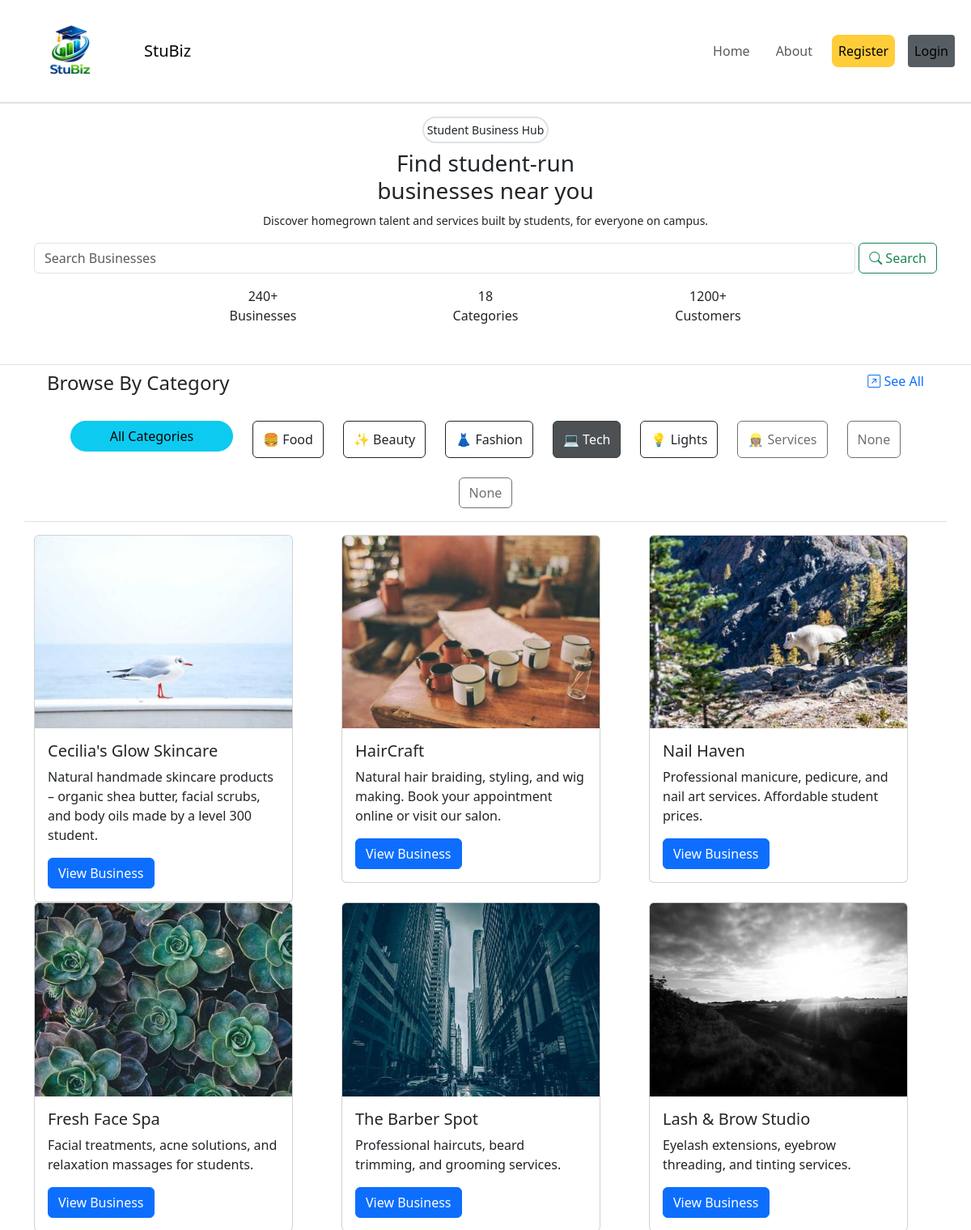
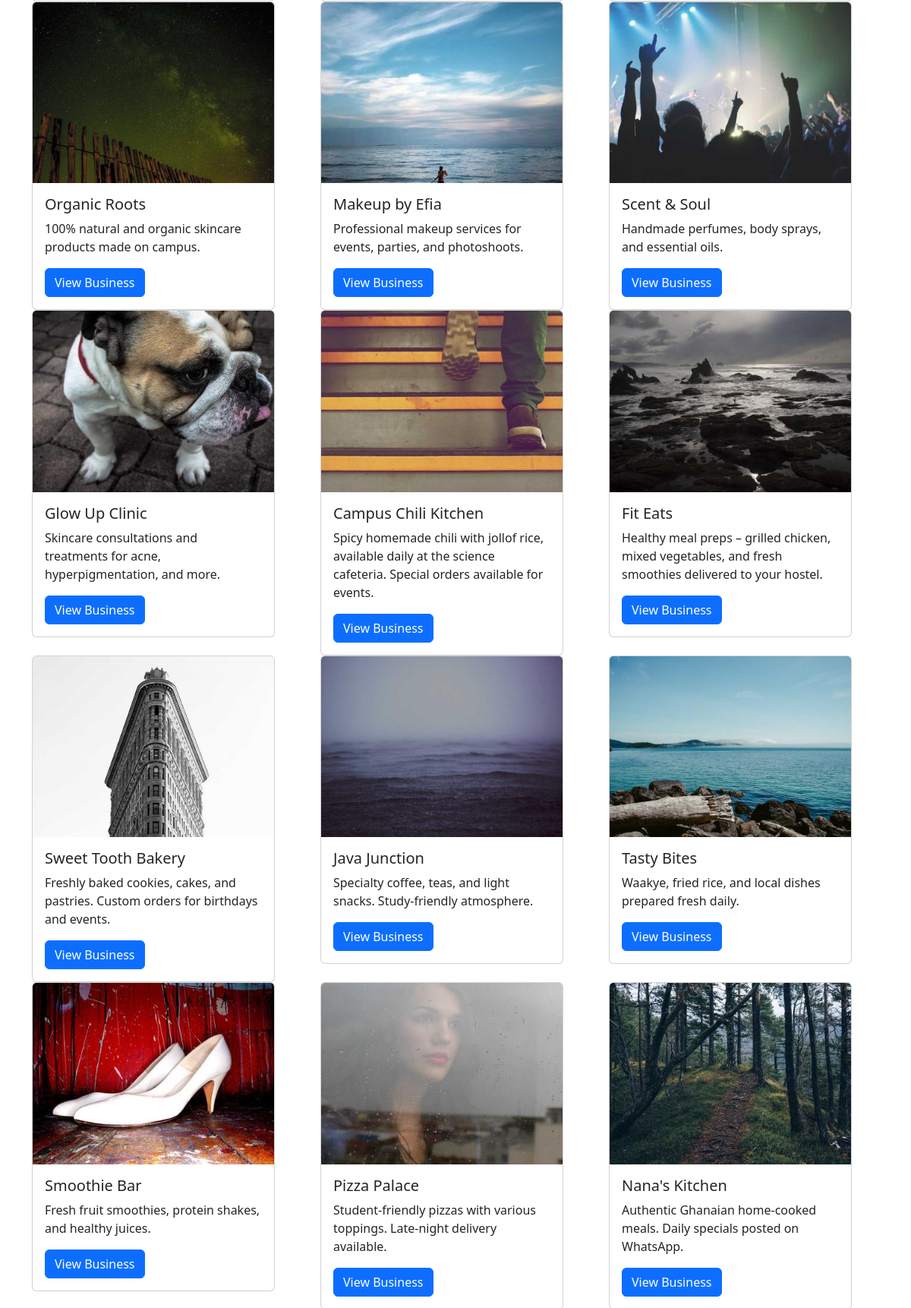
The page / (upper part) on the database its author committed (2 pictures, top to bottom).
### tables this page shows
CREATE TABLE businesses (
    id              INTEGER PRIMARY KEY AUTOINCREMENT,
    business_name   TEXT NOT NULL,
    owner_name      TEXT NOT NULL,
    category        TEXT NOT NULL,
    description     TEXT NOT NULL,
    whatsapp        TEXT,
    phone           TEXT,
    location        TEXT,
    delivers        INTEGER DEFAULT 0,
    photo_filename  TEXT,
    date_added      TIMESTAMP DEFAULT CURRENT_TIMESTAMP,
    is_verified     INTEGER DEFAULT 0
);

### app.py (the view)
@app.route("/")
def homepage():
    search_query = request.args.get("search", "").strip()
    category_filter = request.args.get("category", "").strip()
    if search_query:
        try:
            from ai_search import ai_search
            businesses = ai_search(search_query)
        except Exception:
            businesses = database.search_businesses(search_query)
    elif category_filter:
        businesses = database.get_all_businesses(category=category_filter)
    else:
        businesses = database.get_all_businesses()
    return render_template(
        "index.html",
        businesses=businesses,
        search_query=search_query,
        category_filter=category_filter
    )

### database.py (called while the page is built)
def get_connection():
    conn = sqlite3.connect(DATABASE_PATH)
    conn.row_factory = sqlite3.Row  # Lets us use row["column_name"] syntax
    return conn

def get_all_businesses(category=None):
    conn = get_connection()
    if category:
        rows = conn.execute(
            "SELECT * FROM businesses WHERE is_verified = 1 AND category = ? ORDER BY date_added DESC",
            (category,)   # ← Parameterized query — SQL injection safe ⭐
        ).fetchall()
    else:
        rows = conn.execute(
            "SELECT * FROM businesses WHERE is_verified = 1 ORDER BY date_added DESC"
        ).fetchall()
    conn.close()
    return rows

### templates/index.html (shortened to what this page needs)
{% extends 'base.html' %}
{% block main %}
  <section class="border-bottom">
        <div class="container mt-3">
          <span class="d-flex justify-content-center">
            <small class="border border-2 rounded-pill p-1 mb-2"
              >Student Business Hub</small
            >
          </span>
          <div class="text-center mb-2">
            <h3>Find student-run <br />businesses near you</h3>
            <small class="mb-2">
              Discover homegrown talent and services built by students, for
              everyone on campus.
            </small>
          </div>
          <div>
            <form class="my-3 d-flex" action="#" method="get">
              <input
                class="form-control me-1"
                type="search"
                placeholder="Search Businesses"
                aria-label="Search"
              />
              <button class="text-nowrap btn btn-outline-success" type="submit">
                <i class="bi bi-search"></i> Search
              </button>
            </form>
          </div>
          <div class="m-2 mb-5 row d-flex justify-content-center text-center">
            <div class="col-8 col-sm-3">240+ <br>Businesses</div>
            <div class="col-8 col-sm-3">
              18 <br>
              Categories
            </div>
            <div class="col-8 col-sm-3">1200+ <br>Customers</div>
          </div>
        </div>
      </section>
      <section class="container text-nowrap mt-2">
        <div class="row mx-1">
          <div class="col text-center text-sm-start">
            <h4>Browse By Category</h4>
          </div>
          <div class="col text-end d-none d-sm-block">
            <span>
              <a
                href=""
                data-bs-toggle="offcanvas"
                data-bs-target="#offcanvasTop"
                aria-controls="offcanvasTop"
                style="text-decoration: none">
                <i class="bi bi-arrow-up-right-square"></i> See All
            </a>
            </span>
          </div>
        <div class="mt-4 d-flex gap-4 justify-content-center flex-wrap">
            <button class="btn btn-info px-5 rounded-pill mb-2" data-bs-toggle="offcanvas" data-bs-target="#offcanvasTop" aria-controls="offcanvasTop" type="button">
              All Categories
            </button>
          <button class="btn btn-outline-dark filter-btn" data-category="Food & Drinks">🍔 Food</button>
          <button class="btn btn-outline-dark filter-btn" data-category="Beauty & Skincare">✨ Beauty</button>
          <button class="btn btn-outline-dark filter-btn" data-category="Fashion & Clothing">👗 Fashion</button>
          <button class="btn btn-dark filter-btn active" data-category="Tech & Services">💻 Tech</button>
          <button class="btn btn-outline-dark filter-btn" data-category="Lights & Decor">💡 Lights</button>
          <button class="btn btn-outline-dark filter-btn" disabled data-category="Services">👷🏾‍♀️ Services</button>
          <button class="btn btn-outline-dark filter-btn" disabled data-category="">None</button>
          <button class="btn btn-outline-dark filter-btn" disabled data-category="">None</button>
        </div>
      </section>
      <section>
        <div class="container my-3 py-3 border-top">
          <div class="row">
            {% for biz in businesses %}
            <div class="col-sm-4 business-card" data-category="{{ biz.category }}">
              <div class="card" style="width: 20rem;">
                {% if biz.photo_filename %}
                <img src="{{ url_for('static', filename='uploads/' + biz.photo_filename) }}" class="card-img-top" alt="{{ biz.photo_filename }}">
                {% else %}
                <div class="bg-secondary text-white d-flex align-items-center
                  justify-content-center"
                  style="height:200px;">
                  <span>No Photo</span>
                </div>
                {% endif %}
                <div class="card-body">
                  <h5 class="card-title">{{ biz.business_name }}</h5>
                  <p class="card-text">
                    {{ biz.description }}
                  </p>
                  <a href="business.html/{{ id }}" class="btn btn-primary">View Business</a>
                </div>
              </div>
            </div>
            {% endfor %}
          </div>
        </div>
      </section>
{% endblock main %}

### templates/base.html (shortened to what this page needs)
<!doctype html>
<html lang="en">
  <head>
    {% block head %}
    <link
      href="https://cdn.jsdelivr.net/npm/bootstrap@5.3.8/dist/css/bootstrap.min.css"
      rel="stylesheet"
    />
    <link
      rel="stylesheet"
      href="https://cdn.jsdelivr.net/npm/bootstrap-icons@1.13.1/font/bootstrap-icons.min.css"
    />
    <link rel="stylesheet" href="../static/css/style.css" />
    {% endblock head %}
  </head>
  <body>
    <header>
      <nav class="navbar navbar-expand-lg border-2 border-bottom">
        <div class="container-fluid">
          <div class="d-flex justify-content-start">
            <a class="navbar-brand" href="#">
              <img
                src="../static/css/images/image-1.jpg"
                width="150"
                class="d-inline-block align-text-center justify-text-start"
                alt="logo"
              />
            </a>
            <a
              class="navbar-brand d-flex align-self-center d-none d-sm-block"
              href="#"
            >
              StuBiz
            </a>
          </div>
          <div
            class="collapse navbar-collapse justify-content-end"
            id="navbarNav"
          >
            <ul class="navbar-nav">
              <li class="nav-item">
                <span>
                  <a
                    class="btn btn-small btn-outline-warning nav-link m-2"
                    aria-current="page"
                    href="#"
                  >
                    Home
                  </a>
                </span>
              </li>
              <li class="nav-item">
                <span>
                  <a
                    class="btn btn-small btn-outline-warning nav-link m-2"
                    href="#"
                    >About</a
                  >
                </span>
              </li>
              <li class="nav-item">
                <span class="width">
                  <a class="btn btn-lg active btn-warning nav-link m-2" href="#"
                    >Register</a
                  >
                </span>
              </li>
              <li class="nav-item">
                <span>
                  <a
                    class="btn btn-secondary btn-sm active nav-link m-2"
                    href="#"
                    >Login</a
                  >
                </span>
              </li>
            </ul>
          </div>
        </div>
      </nav>
    </header>
    <main>
        {% block main %}{% endblock main %}
    </main>
  </body>
</html>

### rows shown on the page
businesses: photo_filename (picture), business_name "Cecilia's Glow Skincare", description "Natural handmade skincare products – organic shea butter, facial scrubs, and body oils made by a level 300 student."
businesses: photo_filename (picture), business_name "HairCraft", description "Natural hair braiding, styling, and wig making. Book your appointment online or visit our salon."
businesses: photo_filename (picture), business_name "Nail Haven", description "Professional manicure, pedicure, and nail art services. Affordable student prices."
businesses: photo_filename (picture), business_name "Fresh Face Spa", description "Facial treatments, acne solutions, and relaxation massages for students."
businesses: photo_filename (picture), business_name "The Barber Spot", description "Professional haircuts, beard trimming, and grooming services."
businesses: photo_filename (picture), business_name "Lash & Brow Studio", description "Eyelash extensions, eyebrow threading, and tinting services."
businesses: photo_filename (picture), business_name "Organic Roots", description "100% natural and organic skincare products made on campus."
businesses: photo_filename (picture), business_name "Makeup by Efia", description "Professional makeup services for events, parties, and photoshoots."
businesses: photo_filename (picture), business_name "Scent & Soul", description "Handmade perfumes, body sprays, and essential oils."
businesses: photo_filename (picture), business_name "Glow Up Clinic", description "Skincare consultations and treatments for acne, hyperpigmentation, and more."
businesses: photo_filename (picture), business_name "Campus Chili Kitchen", description "Spicy homemade chili with jollof rice, available daily at the science cafeteria. Special orders available for events."
businesses: photo_filename (picture), business_name "Fit Eats", description "Healthy meal preps – grilled chicken, mixed vegetables, and fresh smoothies delivered to your hostel."
businesses: photo_filename (picture), business_name "Sweet Tooth Bakery", description "Freshly baked cookies, cakes, and pastries. Custom orders for birthdays and events."
businesses: photo_filename (picture), business_name "Java Junction", description "Specialty coffee, teas, and light snacks. Study-friendly atmosphere."
businesses: photo_filename (picture), business_name "Tasty Bites", description "Waakye, fried rice, and local dishes prepared fresh daily."
businesses: photo_filename (picture), business_name "Smoothie Bar", description "Fresh fruit smoothies, protein shakes, and healthy juices."
businesses: photo_filename (picture), business_name "Pizza Palace", description "Student-friendly pizzas with various toppings. Late-night delivery available."
businesses: photo_filename (picture), business_name "Nana's Kitchen", description "Authentic Ghanaian home-cooked meals. Daily specials posted on WhatsApp."
